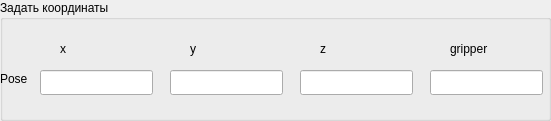
   <widget class="QGroupBox" name="groupBox_3">
    <property name="geometry">
     <rect>
      <x>40</x>
      <y>650</y>
      <width>551</width>
      <height>121</height>
     </rect>
    </property>
    <property name="title">
     <string>Задать координаты</string>
    </property>
    <widget class="QLineEdit" name="lineEdit_5">
     <property name="geometry">
      <rect>
       <x>40</x>
       <y>70</y>
       <width>113</width>
       <height>25</height>
      </rect>
     </property>
    </widget>
    <widget class="QLineEdit" name="lineEdit_6">
     <property name="geometry">
      <rect>
       <x>170</x>
       <y>70</y>
       <width>113</width>
       <height>25</height>
      </rect>
     </property>
    </widget>
    <widget class="QLineEdit" name="lineEdit_7">
     <property name="geometry">
      <rect>
       <x>300</x>
       <y>70</y>
       <width>113</width>
       <height>25</height>
      </rect>
     </property>
    </widget>
    <widget class="QLineEdit" name="lineEdit_8">
     <property name="geometry">
      <rect>
       <x>430</x>
       <y>70</y>
       <width>113</width>
       <height>25</height>
      </rect>
     </property>
    </widget>
    <widget class="QLabel" name="edit_x_2">
     <property name="geometry">
      <rect>
       <x>60</x>
       <y>40</y>
       <width>67</width>
       <height>17</height>
      </rect>
     </property>
     <property name="text">
      <string>x</string>
     </property>
    </widget>
    <widget class="QLabel" name="label_9">
     <property name="geometry">
      <rect>
       <x>190</x>
       <y>40</y>
       <width>67</width>
       <height>17</height>
      </rect>
     </property>
     <property name="text">
      <string>y</string>
     </property>
    </widget>
    <widget class="QLabel" name="label_10">
     <property name="geometry">
      <rect>
       <x>320</x>
       <y>40</y>
       <width>67</width>
       <height>17</height>
      </rect>
     </property>
     <property name="text">
      <string>z</string>
     </property>
    </widget>
    <widget class="QLabel" name="label_11">
     <property name="geometry">
      <rect>
       <x>450</x>
       <y>40</y>
       <width>67</width>
       <height>17</height>
      </rect>
     </property>
     <property name="text">
      <string>gripper</string>
     </property>
    </widget>
    <widget class="QLabel" name="label_12">
     <property name="geometry">
      <rect>
       <x>0</x>
       <y>70</y>
       <width>41</width>
       <height>17</height>
      </rect>
     </property>
     <property name="text">
      <string>Pose</string>
     </property>
    </widget>
   </widget>
